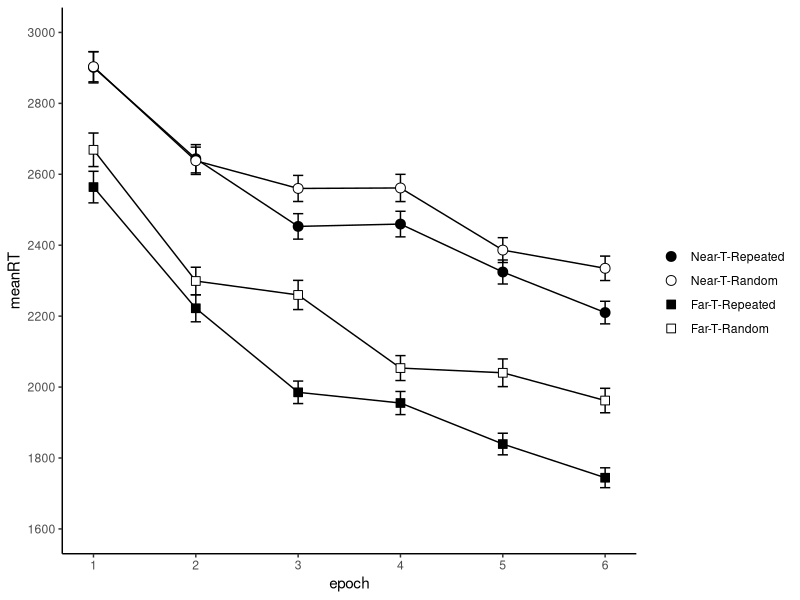

Write the R code that produced this figure. (Note: this script raises an error after producing the figure.)
## ---- chunk 1
knitr::opts_chunk$set(echo = FALSE, include = FALSE)
date_compiled_title = c("PDF created on", date())
## ---- chunk 2
library(tidyverse)
library(broom)
library(kableExtra)
library(ggrepel)
library(afex)

theme_set(theme_classic())

setwd(dirname(rstudioapi::getActiveDocumentContext()$path)) # set wd to current file location

data <- read_csv("data_tidy_CCVR03.csv")

# split into main data and awareness phase
dataAw <- filter(data, phase == 2)
dataMain <- 
  filter(data, phase == 1) %>% 
  mutate(TT = if_else(set %in% c(1,2), "repeated", "random"), # recode set into 2 variables
         targ_depth = if_else(set %in% c(1,3), "near", "far"),
         epoch = ceiling(block/5)) %>% 
  select(sub_exp:phase, epoch, block:set, TT, targ_depth, everything())

# did anyone not finish the main task? (yes, one participant)
did_not_finish <- 
  dataMain %>% 
  group_by(subj) %>% 
  count() %>% 
  filter(n < 480)

# remove any participant that failed to finish the main task
dataMain <- dataMain %>% 
  filter(!subj %in% did_not_finish$subj)

## ---- chunk 3

# get demographic information from each participant
data_demog <- 
  dataMain %>% 
  group_by(subj) %>% 
  slice(1) %>% # take top row
  ungroup() %>% 
  select(subj,sub_exp, age,gender)

# create summary stats of gender, number of participants
demog_summary <- 
  data_demog %>% 
  group_by(sub_exp) %>% 
  summarise(n = n(),
            mean_age = mean(age),
            sd_age = sd(age),
            males = sum(gender=="M"),
            females = sum(gender=="F"),
            non_binary = sum(!gender %in% c("M", "F")))

# summary statistics of response patterns, by sub_exp
basic_resp_stats <- 
  dataMain %>%
  group_by(sub_exp,subj) %>%
  summarise(mean_RT = mean(RT),
            mean_Extra_Resp = mean(num_additional_Rs),
            perc_Rs_Over1 = sum(num_additional_Rs>0)/n(),
            perc_Rs_Over2 = sum(num_additional_Rs>1)/n()) %>% 
  group_by(sub_exp) %>% 
  summarise_all(list(mean = mean, sd = sd)) %>% # from participant summaries, compute sub exp. summary stats
  select(-contains("subj")) 

# create table from those summary statistics
table_basic_resp_stats <- 
  basic_resp_stats %>% 
  pivot_longer(cols = mean_RT_mean:perc_Rs_Over2_sd, names_to = "stat") %>% 
  kable(digits = 2) %>% 
  kable_styling(latex_options = "hold_position", position = "left")

# what was the distribution of responses by experiment?
dataMain %>% 
  filter(pattern %in% c(2,4)) %>% 
  group_by(sub_exp, num_additional_Rs) %>%
  summarise(n_trials = n(),
            mean_RT = mean(RT)) %>% 
  mutate(prop = n_trials/sum(n_trials)) %>% 
  filter(num_additional_Rs<10)
# this analysis isn't reported, but most common was for trials to have 0 (registered response first time), 1, or 2 additional spacebar responses

# filter trials with more than 2 responses (num additional Rs > 1), timeouts,
# and outlier RTs  
data <- 
  dataMain %>% 
  filter(num_additional_Rs<=1, dist_to_T>=0) %>%  # too many responses and timeouts
  group_by(subj) %>% 
  mutate(zRT = scale(RT)) %>% 
  filter(between(zRT,-2.5,2.5)) %>% 
  ungroup() 

# what percentage of trials were removed for each participant?
perc_removed <- 
  data %>%
  group_by(subj) %>% 
  summarise(perc = (1 - (n()/480))*100)

# compute normalised RT (norm_RT), for calculating w/s error bars (i.e., Cosin)
data <- 
  data %>% 
  group_by(subj) %>% # within each experiment, and each subject
  summarise(sub_MeanRT = mean(RT)) %>% # calculate the mean RT for the subject
  mutate(sample_MeanRT = mean(sub_MeanRT)) %>% # the overall mean RT for the sample in that experiment
  ungroup() %>% # ungroup the data, to allow for removal of variable
  left_join(data, by = "subj") %>% # join to the original data frame
  mutate(norm_RT = RT - sub_MeanRT + sample_MeanRT) %>% # compute the normalised RT, from the RT, subject mean and sample mean
  select(sub_exp, subj, age:RT, norm_RT, everything(), -sub_MeanRT, -sample_MeanRT)
  
## ---- chunk 4

# summarise the overall mean RT for each P 
overall_RT_Means <- 
  data %>% 
  group_by(sub_exp, subj) %>% 
  summarise(meanRT = mean(RT)) %>% 
  mutate(z_meanRT = scale(meanRT)) 

# Is anyone an outlier in terms of mean RT? 
overall_RT_Means %>% 
  filter(!between(z_meanRT, -2.5, 2.5)) # no Ps detected

## ---- chunk 5

# plot the boxplots of RT by sub-experiment
RT_boxplot <-
  overall_RT_Means %>% 
  ggplot(aes(x = sub_exp, y = meanRT))+
  geom_boxplot(width = .2) +
  geom_point(size = 5, 
             alpha = .2) +
  geom_text_repel(aes(label = subj), 
                  direction = 'y', 
                  nudge_x = .2, 
                  segment.colour = "red", 
                  colour = "red", 
                  segment.alpha = .2) +
  labs(title = "Boxplots with data labelled by participant ID",
       y = "Mean RT",
       x = "Experiment")

## ---- chunk 6
# full 4-way reveals sub_exp did not interact with any other factor.
data %>% 
  group_by(sub_exp, subj, TT, targ_depth, epoch) %>% 
  summarise(meanRT = mean(RT)) %>% 
  aov_car(meanRT ~ Error(subj/(TT*targ_depth*epoch)) + sub_exp, data = .)
## ---- chunk 7
# main analysis of RT

# convert TT and targ_depth to factors and set level order
data <-  
  data %>% 
  mutate(TT = factor(TT, levels = c("repeated", "random")),
         targ_depth = factor(targ_depth, levels = c("near", "far")))

legendLBLs <- c("Near-T-Repeated", "Near-T-Random", "Far-T-Repeated", "Far-T-Random")

# main RT figure
RT_avgs_figure <- 
  data %>% 
  group_by(TT, targ_depth, epoch) %>% 
  summarise(meanRT = mean(RT), 
            SE = sd(norm_RT)/sqrt(n())) %>% 
  ggplot(aes(x = epoch, y = meanRT, group = interaction(TT, targ_depth))) +
  geom_line() +
  geom_errorbar(aes(ymin = meanRT-SE, ymax = meanRT+SE), width = 0.1)+
  geom_point(aes(fill = interaction(TT, targ_depth), shape = interaction(TT, targ_depth)), size = 3) +
  scale_y_continuous(limits = c(1600, 3000), breaks = seq(1600,3000,200)) +
  scale_x_continuous(breaks = 1:6) +
  scale_fill_manual(name  ="",
                    labels = legendLBLs,
                    values = c("black", "white", "black", "white")) +
  scale_shape_manual(name = "",
                     labels = legendLBLs,
                     values = c(21,21,22,22))

RT_avgs_figure # print figure
## ---- chunk 8
# save data for statistical analysis
data_RT_ANOVA <- 
  data %>% 
  group_by(subj, epoch, TT, targ_depth) %>% 
  summarise(meanRT = mean(RT))

# show ANOVA table here
data_RT_ANOVA %>% 
  aov_car(meanRT ~ Error(subj/(TT*targ_depth*epoch)), data = .)

# calculate a CC effect for each target depth
CC_effect <- 
  data %>% 
  group_by(TT, targ_depth) %>% 
  summarise(meanRT = mean(RT)) %>% 
  pivot_wider(names_from = TT, values_from = meanRT) %>% 
  mutate(avgRT = rowMeans(select(.,random,repeated)),
         CCeffect = random - repeated)
## ---- chunk 9
# create new variables with experiment specific names

CCVR03_demog_summary = demog_summary
CCVR03_basic_resp_stats = basic_resp_stats
CCVR03_perc_removed = perc_removed
CCVR03_overall_RT_Means = overall_RT_Means
CCVR03_RT_avgs_figure = RT_avgs_figure
CCVR03_data_RT_ANOVA = data_RT_ANOVA
CCVR03_CC_effect = CC_effect

save(CCVR03_demog_summary,
     CCVR03_basic_resp_stats,
     CCVR03_perc_removed,
     CCVR03_overall_RT_Means,
     CCVR03_RT_avgs_figure,
     CCVR03_data_RT_ANOVA,
     CCVR03_CC_effect,
     file = "../../CCVR_ms_1/CCVR03_export.Rdata")
